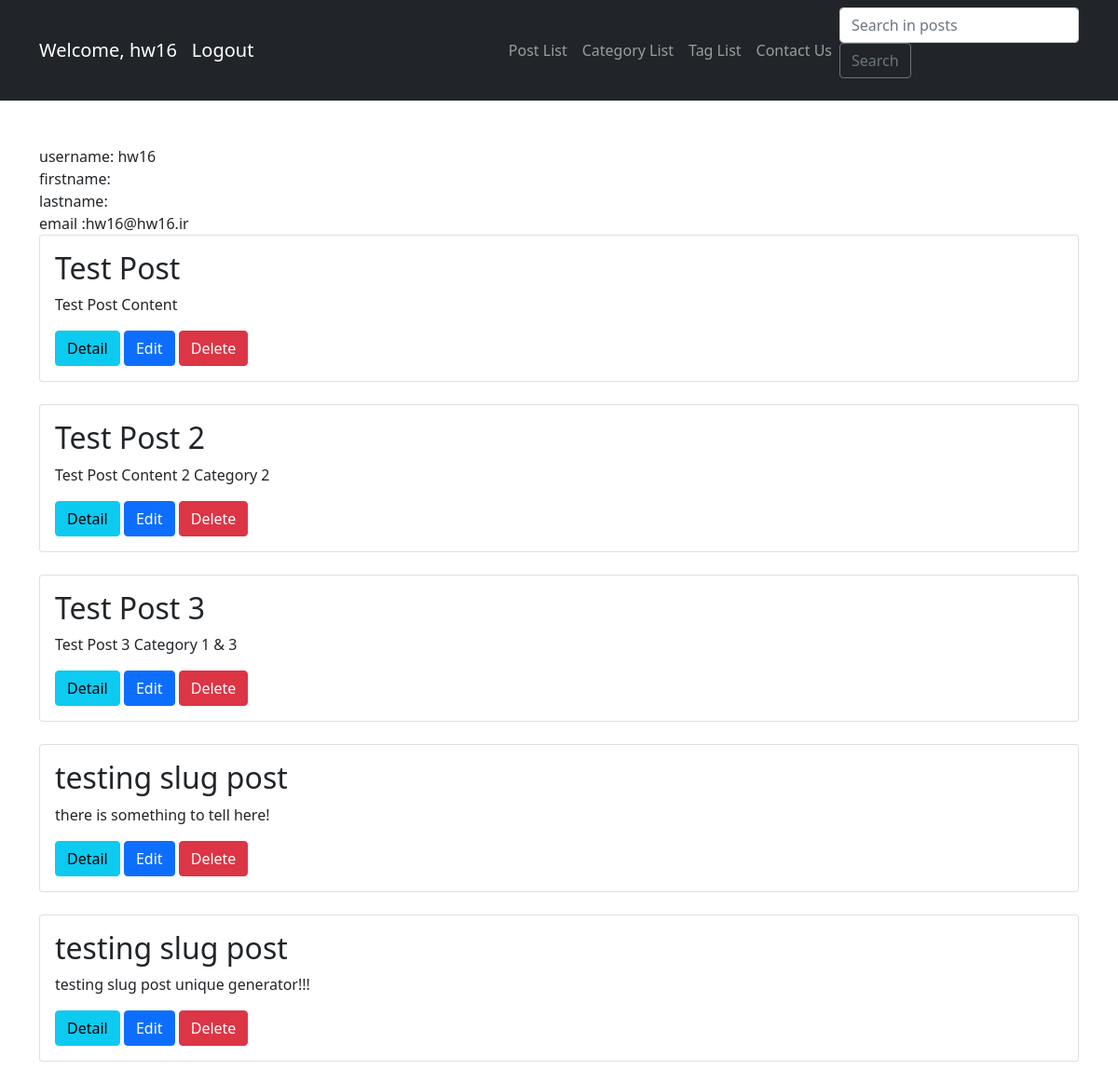
/weblog/dashboard/ (signed in), run on the app's committed database.
### weblog/models.py (models this page shows, shortened)
class Post(models.Model):
    PU = 'PU'
    DR = 'DR'
    STATUS_CHOICE = [
        (PU, 'Published'),
        (DR, 'Draft')
    ]
    owner = models.ForeignKey(User, on_delete=models.CASCADE, verbose_name="Post Owner")
    title = models.CharField("Post Title", max_length=50)
    content = models.TextField()
    image = models.ImageField(upload_to='images', null=True)
    category = models.ManyToManyField('Category')
    created = models.DateField(auto_now_add=True, null=True)
    updated_on = models.DateTimeField(auto_now=True)
    like = models.ManyToManyField(User, related_name='post_like')
    dislike = models.ManyToManyField(User, related_name='post_dislike')
    tag = models.ManyToManyField('Tag')
    slug = models.SlugField(max_length=255, unique=True, null=True, blank=True)
    status = models.CharField(
        max_length=2,
        choices=STATUS_CHOICE,
        default=DR
    )
    objects = models.Manager()
    published = PublishedPostsManager()
    draft = DraftPostsManager()

### weblog/views.py (the view)
# urls.py: path('dashboard/', dashboard_view, name='dashboard'),
def dashboard_view(request):
    user = request.user
    posts = Post.objects.filter(owner=user)
    context = {'user': user, 'posts': posts}
    return render(request, 'login/dashboard.html', context=context)

### weblog/templates/login/dashboard.html (shortened to what this page needs)
{% extends 'weblog/index.html' %}
{% load static %}
{% block content %}
    username: {{user}} <br>
    firstname: {{user.first_name}} <br>
    lastname: {{user.last_name}} <br>
    email :{{user.email}} <br>
    {% if posts %}
        {% for post in posts %}
        <div class="card mb-4">
            <div class="card-body">
                <h2 class="card-title">{{post.title}}</h2>
                <p class="card-text">{{post.content}}</p>
                <a class="btn btn-info" href="{% url 'weblog:post_detail' post.slug %}">Detail</a>
                <a class="btn btn-primary" href="{% url 'weblog:post_edit' post.slug %}">Edit</a>
                <a class="btn btn-danger" href="{% url 'weblog:post_delete' post.slug %}">Delete</a>
            </div>
        </div>
        {% endfor %}
    {% else %}
        <a href="{% url 'weblog:post_create' %}" class="btn btn-info mb-5" role="button">Create Post</a>
    {% endif %}
{% endblock content %}

### weblog/templates/weblog/index.html (shortened to what this page needs)
{% load static %}
<html lang="en">
    <head>
        <link href="{% static 'weblog/css/styles.css' %}" rel="stylesheet" />
    </head>
    <body>
        <nav class="navbar navbar-expand-lg navbar-dark bg-dark">
            <div class="container">
                {% if user.is_authenticated %}
                    <a class="navbar-brand" href="{% url 'weblog:dashboard' %}">Welcome, {{user.username}}</a>
                    <a class="navbar-brand" href="{% url 'weblog:logout' %}">Logout</a>
                {% else %}
                    <a class="navbar-brand" href="{% url 'weblog:login' %}">Login</a>
                {% endif %}
                <div class="collapse navbar-collapse" id="navbarSupportedContent">
                    <ul class="navbar-nav ms-auto mb-2 mb-lg-0">
                        <li class="nav-item"><a class="nav-link" href="{% url 'weblog:post_list' %}">Post List</a></li>
                        <li class="nav-item"><a class="nav-link" href="{% url 'weblog:category_list' %}">Category List</a></li>
                        <li class="nav-item"><a class="nav-link" href="{% url 'weblog:tag_list' %}">Tag List</a></li>
                        <li class="nav-item"><a class="nav-link" href="{% url 'weblog:contact' %}">Contact Us</a></li>
                    </ul>
                </div>
                <form class="form-inline" action="{% url 'weblog:search_index' %}" method="post">{% csrf_token %}
                    <input name='searched' class="form-control mr-sm-2" type="search" placeholder="Search in posts" aria-label="Search">
                    <button class="btn btn-outline-secondary my-2 my-sm-0" type="submit">Search</button>
                </form>
            </div>
        </nav>
        <div class="container">
            <div class="row">
                <div class="col-lg-12 mt-5">
                    {% block content %}{% endblock content %}
                </div>
            </div>
        </div>
    </body>
</html>

### data on the page
Post: title "Test Post", content "Test Post Content"
Post: title "Test Post 2", content "Test Post Content 2 Category 2"
Post: title "Test Post 3", content "Test Post 3 Category 1 & 3"
Post: title "testing slug post", content "there is something to tell here!"
Post: title "testing slug post", content "testing slug post unique generator!!!"

### other printed values
{{ user.username }} "hw16"
{{ user }} "hw16"
{{ user.email }} "hw16@hw16.ir"
